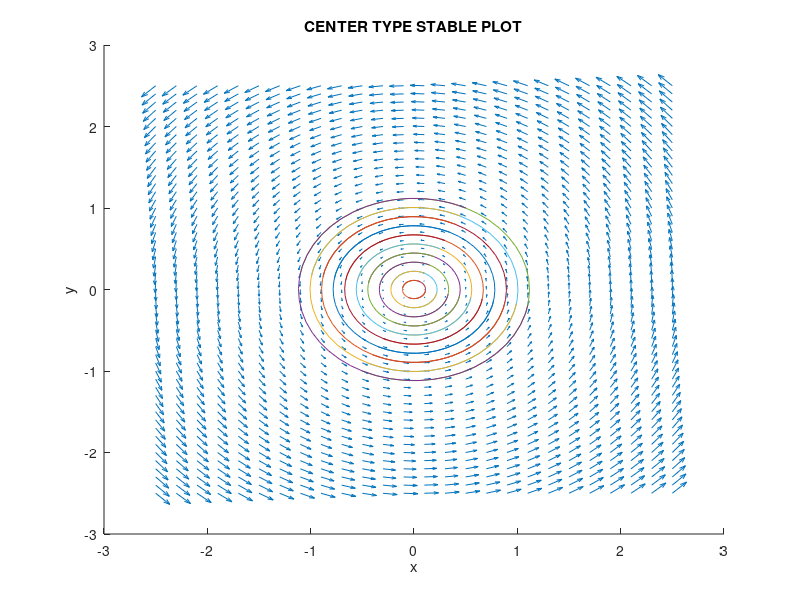
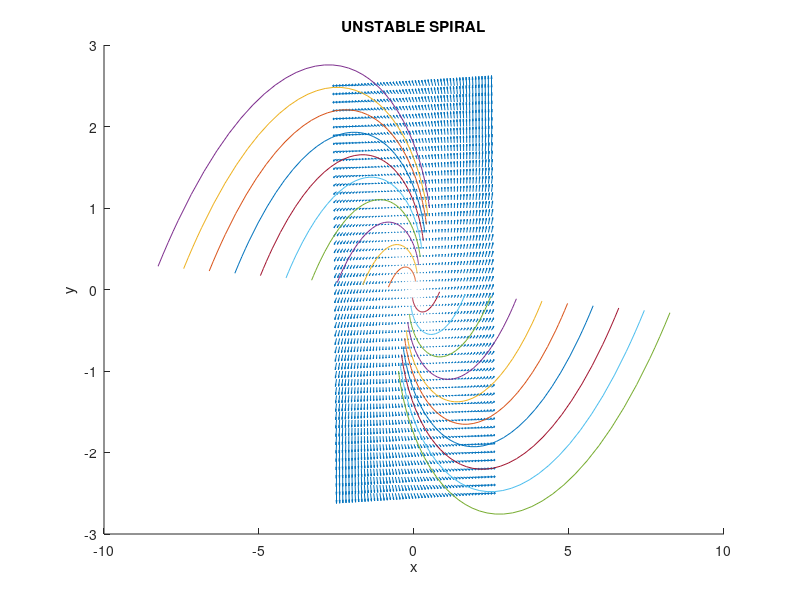
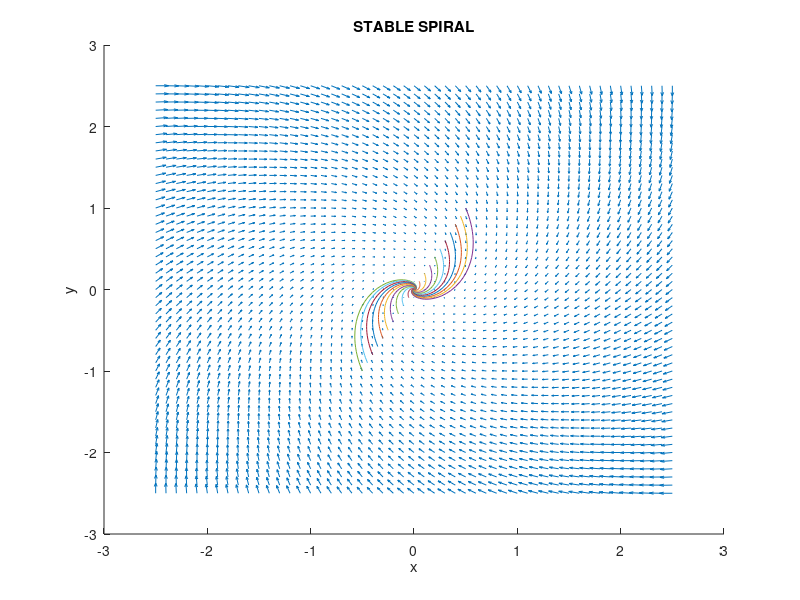
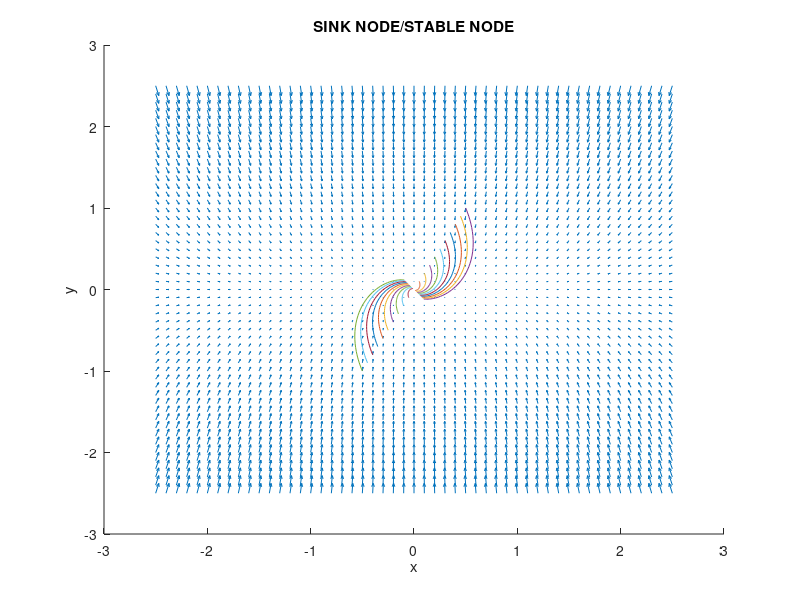

Write the MATLAB code that produced these figures, in order.
% http://matlab.cheme.cmu.edu/2011/08/09/phase-portraits-of-a-system-of-odes/
[x, y] = meshgrid(-2.5:0.2:2.5, -2.5:0.1:2.5);
% center type stable point
xdot = -y;
ydot = x;
% x y
% 1 2
dydt = @(t, y) [-y(2), y(1)]';
figure(1);
hold on;
quiver(x, y, xdot, ydot);
for y0 = -1:0.1:1
	[t, y] = ode45(dydt, [-2.5 2.5], [y0/2 y0]);
	plot(y(:, 1), y(:, 2));
end
xlabel('x');
ylabel('y');
title('CENTER TYPE STABLE PLOT');


[x, y] = meshgrid(-2.5:0.1:2.5, -2.5:0.1:2.5);

% unstable spiral/ spiral source
xdot = x - y;
ydot = x + y;

% x y
% 1 2
dydt = @(t, y) [y(1) - y(2), y(1) + y(2)]';
figure(2);
hold on;
quiver(x, y, xdot, ydot);
for y0 = -1:0.1:1
	[t, y] = ode45(dydt, [-1 1], [y0/2, y0]);
	plot(y(:, 1), y(:, 2));
end
xlabel('x');
ylabel('y');
title('UNSTABLE SPIRAL');
hold off;

[x, y] = meshgrid(-2.5:0.1:2.5, -2.5:0.1:2.5);

% stable spiral
xdot = -x + y;
ydot = -x - y;
% x y
% 1 2
dydt = @(t, y) [-y(1) + y(2), -y(1) - y(2)]';
figure(3);
hold on;
quiver(x, y, xdot, ydot);

% y0 basically controls the number of lines 
for y0 = -1:0.1:1
       [t, y] = ode45(dydt, [-5 5], [y0/2 y0]);
       plot(y(:, 1), y(:, 2));
end
xlabel('x');
ylabel('y');
title('STABLE SPIRAL');
hold off;

% sink node
[x, y] = meshgrid(-2.5:0.1:2.5, -2.5:0.1:2.5);
xdot = -x;
ydot = -4*y;
figure(4);
hold on;
quiver(x, y, xdot, ydot);
for y0 = -1:0.1:1
	[t, y] = ode45(dydt, [-1 1], [y0/2 y0]);
	plot(y(:, 1), y(:, 2));
end
xlabel('x');
ylabel('y');
title('SINK NODE/STABLE NODE');
hold off;
